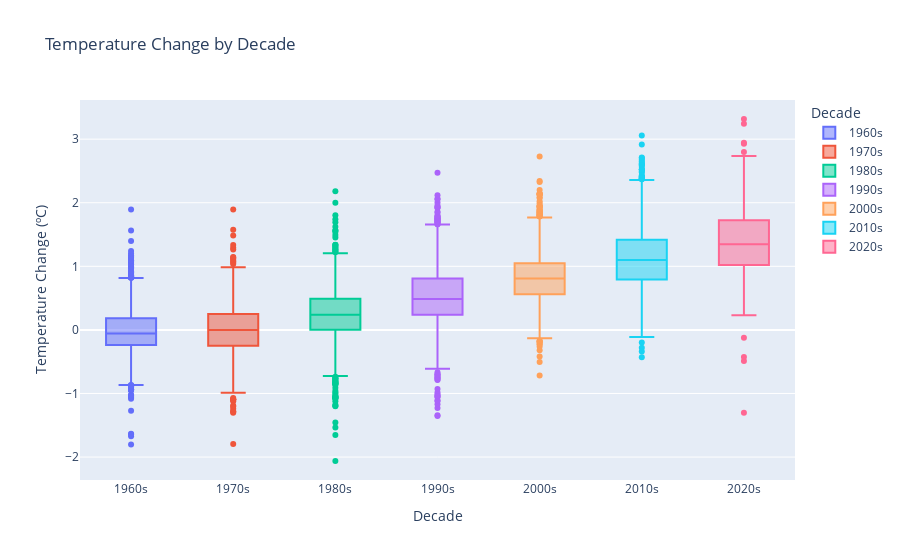

The cell this chart's notebook holds for it:
### Markdown cell above
#### Temperature by Decade

### Code cell
decade_data = data_cleaned.melt(
    id_vars=['Country'], 
    value_vars=years, 
    var_name='Year', 
    value_name='TempChange',
)
decade_data['Decade'] = decade_data['Year'].apply(lambda x: x[1:4] + "0s")

fig = px.box(
    decade_data, 
    x="Decade", 
    y="TempChange", 
    color="Decade", 
    title="Temperature Change by Decade",
    labels={'Decade': 'Decade', 'TempChange': 'Temperature Change (ºC)'},
    )
fig.show()

### Figure 1 — Plotly figure (JSON) as saved in the notebook; plotly's stock layout.template omitted (floating-point values rounded to 4 significant figures; data arrays with more than 128 entries replaced by an {"elided": "..."} marker saying what was removed)
{"data": [{"alignmentgroup": "True", "hovertemplate": "Decade=%{x}<br>Temperature Change (ºC)=%{y}<extra></extra>", "legendgroup": "1960s", "marker": {"color": "#636efa"}, "name": "1960s", "notched": false, "offsetgroup": "1960s", "orientation": "v", "showlegend": true, "type": "box", "x": {"elided": "1404 str values"}, "x0": " ", "xaxis": "x", "y": {"elided": "1404 float values"}, "y0": " ", "yaxis": "y"}, {"alignmentgroup": "True", "hovertemplate": "Decade=%{x}<br>Temperature Change (ºC)=%{y}<extra></extra>", "legendgroup": "1970s", "marker": {"color": "#EF553B"}, "name": "1970s", "notched": false, "offsetgroup": "1970s", "orientation": "v", "showlegend": true, "type": "box", "x": {"elided": "1560 str values"}, "x0": " ", "xaxis": "x", "y": {"elided": "1560 float values"}, "y0": " ", "yaxis": "y"}, {"alignmentgroup": "True", "hovertemplate": "Decade=%{x}<br>Temperature Change (ºC)=%{y}<extra></extra>", "legendgroup": "1980s", "marker": {"color": "#00cc96"}, "name": "1980s", "notched": false, "offsetgroup": "1980s", "orientation": "v", "showlegend": true, "type": "box", "x": {"elided": "1560 str values"}, "x0": " ", "xaxis": "x", "y": {"elided": "1560 float values"}, "y0": " ", "yaxis": "y"}, {"alignmentgroup": "True", "hovertemplate": "Decade=%{x}<br>Temperature Change (ºC)=%{y}<extra></extra>", "legendgroup": "1990s", "marker": {"color": "#ab63fa"}, "name": "1990s", "notched": false, "offsetgroup": "1990s", "orientation": "v", "showlegend": true, "type": "box", "x": {"elided": "1560 str values"}, "x0": " ", "xaxis": "x", "y": {"elided": "1560 float values"}, "y0": " ", "yaxis": "y"}, {"alignmentgroup": "True", "hovertemplate": "Decade=%{x}<br>Temperature Change (ºC)=%{y}<extra></extra>", "legendgroup": "2000s", "marker": {"color": "#FFA15A"}, "name": "2000s", "notched": false, "offsetgroup": "2000s", "orientation": "v", "showlegend": true, "type": "box", "x": {"elided": "1560 str values"}, "x0": " ", "xaxis": "x", "y": {"elided": "1560 float values"}, "y0": " ", "yaxis": "y"}, {"alignmentgroup": "True", "hovertemplate": "Decade=%{x}<br>Temperature Change (ºC)=%{y}<extra></extra>", "legendgroup": "2010s", "marker": {"color": "#19d3f3"}, "name": "2010s", "notched": false, "offsetgroup": "2010s", "orientation": "v", "showlegend": true, "type": "box", "x": {"elided": "1560 str values"}, "x0": " ", "xaxis": "x", "y": {"elided": "1560 float values"}, "y0": " ", "yaxis": "y"}, {"alignmentgroup": "True", "hovertemplate": "Decade=%{x}<br>Temperature Change (ºC)=%{y}<extra></extra>", "legendgroup": "2020s", "marker": {"color": "#FF6692"}, "name": "2020s", "notched": false, "offsetgroup": "2020s", "orientation": "v", "showlegend": true, "type": "box", "x": {"elided": "468 str values"}, "x0": " ", "xaxis": "x", "y": {"elided": "468 float values"}, "y0": " ", "yaxis": "y"}], "layout": {"boxmode": "overlay", "legend": {"title": {"text": "Decade"}, "tracegroupgap": 0}, "title": {"text": "Temperature Change by Decade"}, "xaxis": {"anchor": "y", "categoryarray": ["1960s", "1970s", "1980s", "1990s", "2000s", "2010s", "2020s"], "categoryorder": "array", "domain": [0, 1], "title": {"text": "Decade"}}, "yaxis": {"anchor": "x", "domain": [0, 1], "title": {"text": "Temperature Change (ºC)"}}}}
